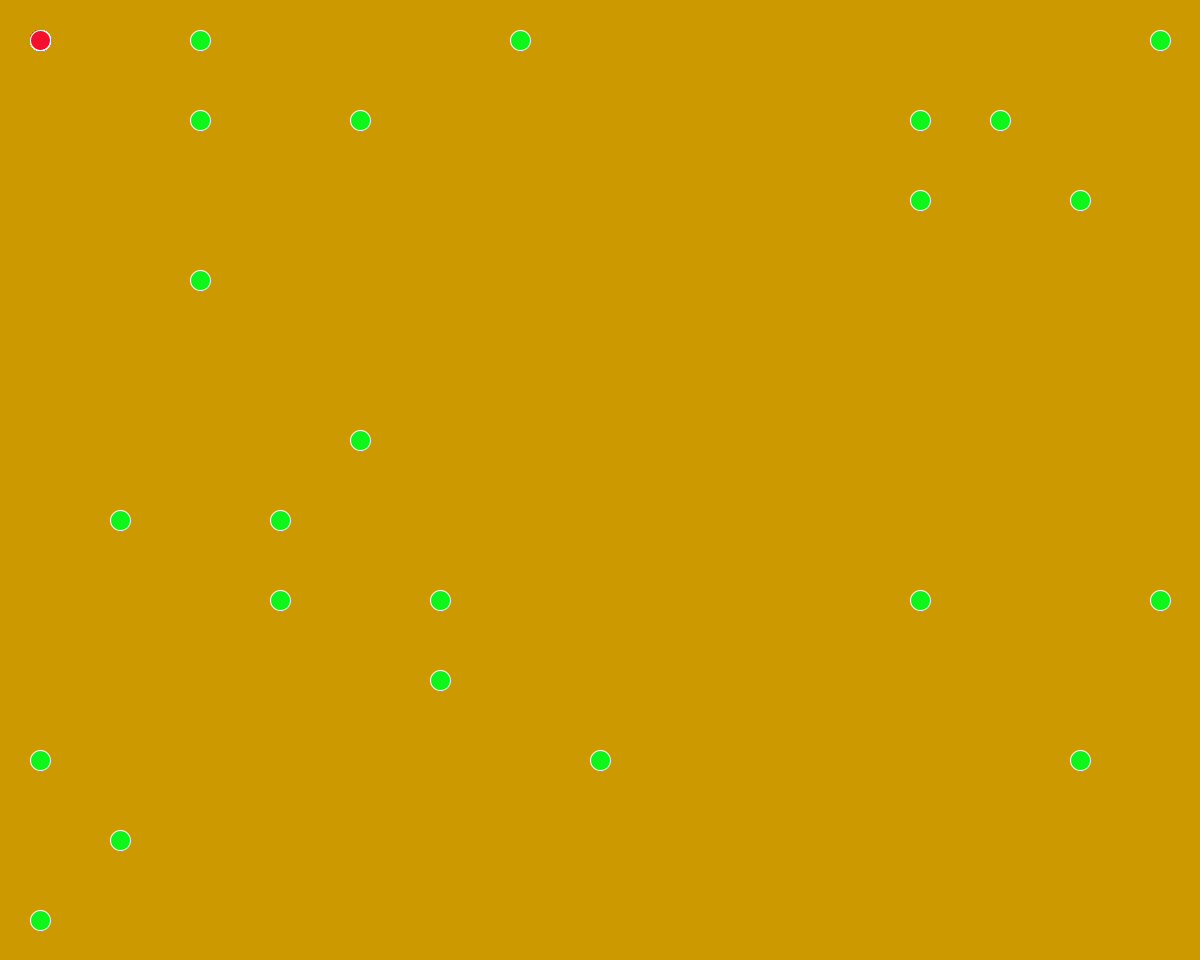
Frame 1 (no input)
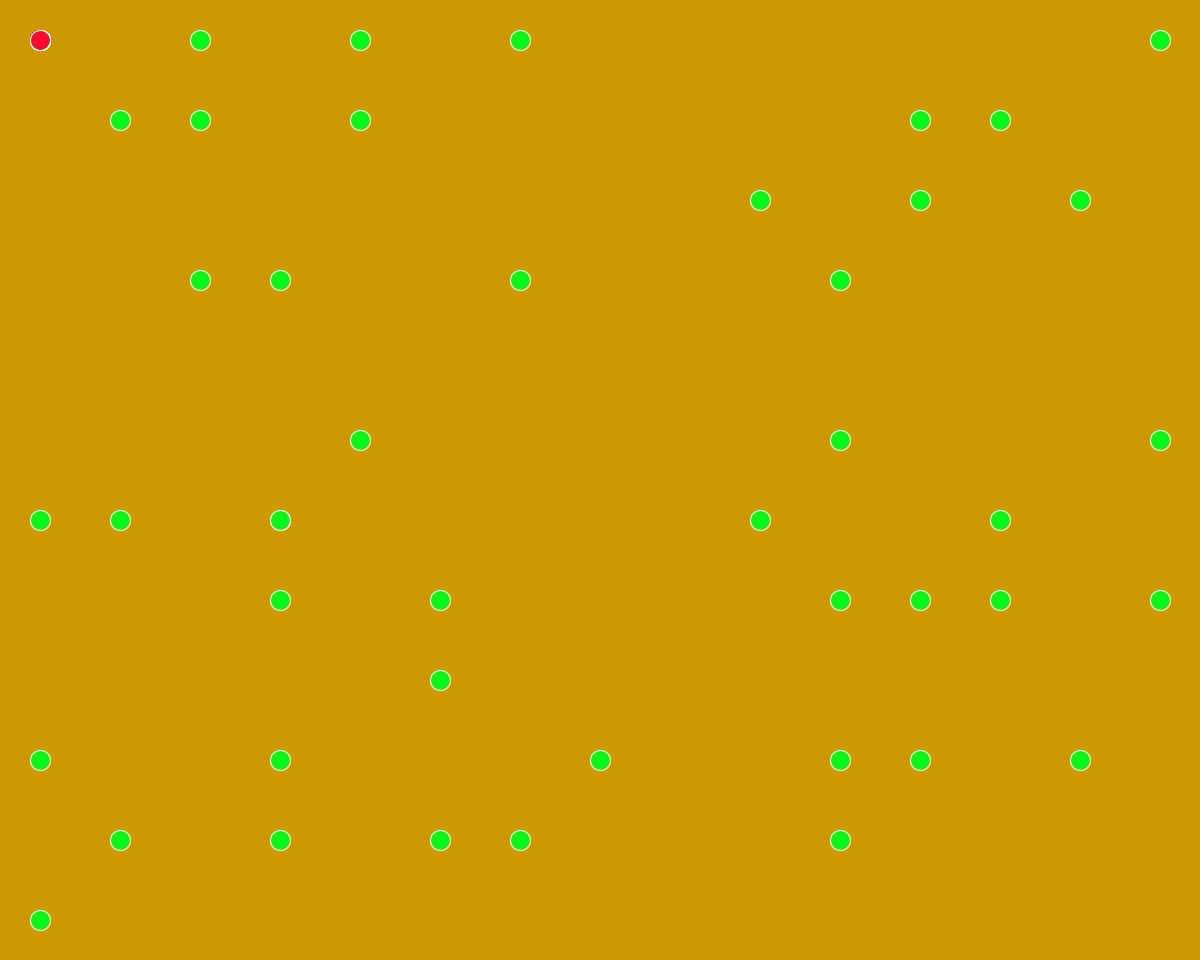
Frame 2 (the mouse pressed at the canvas centre, redrawn once)

The Processing sketch that drew these frames (run headless with seeded random() and noise(); the mouse was pressed at the canvas centre and the sketch redrawn once):

// Processing sketch: bored
// ── bored.pde

    // Example 16-6: Drawing a grid of squares
    
      // Size of each cell in the grid, ratio of window size to video size
      // 80 * 8 = 640
      // 60 * 8 = 480
      int videoScale = 80;
      
      // Number of columns and rows in our system
    int cols, rows;
    int current = 20;
    void setup() {
      size(1200,960);
      frameRate(1);
      
      // Initialize columns and rows
      cols = width/videoScale;
      rows = height/videoScale;
      background(204, 153, 0);
      noLoop();
    
    }
    
    void draw() {
      
      // Begin loop for columns
          for(int i = 0; i < cols; i++){
            
          // Begin loop for rows
            for(int j = 0; j < rows; j++){
            
            // Scaling up to draw a rectangle at (x,y)
            int x = i*videoScale;
            int y = j*videoScale;

            if(int(random(0,10))==0){    
            fill(#0FF51C);
            stroke(255);
            ellipse(x+videoScale/2,y+videoScale/2,current,current);
            }
            
            fill(#F50F2E);
              stroke(255);
            ellipse(0+videoScale/2,0+videoScale/2,current,current);
            
            fill(#210FF5);
            stroke(255);
            ellipse(1500+videoScale/2,900+videoScale/2,current,current);
            
            //grow();
          }
            
          }
    }
  //void grow(){
     // current+=20;
  
  
 // }
      

            
            
      
    
    
          
